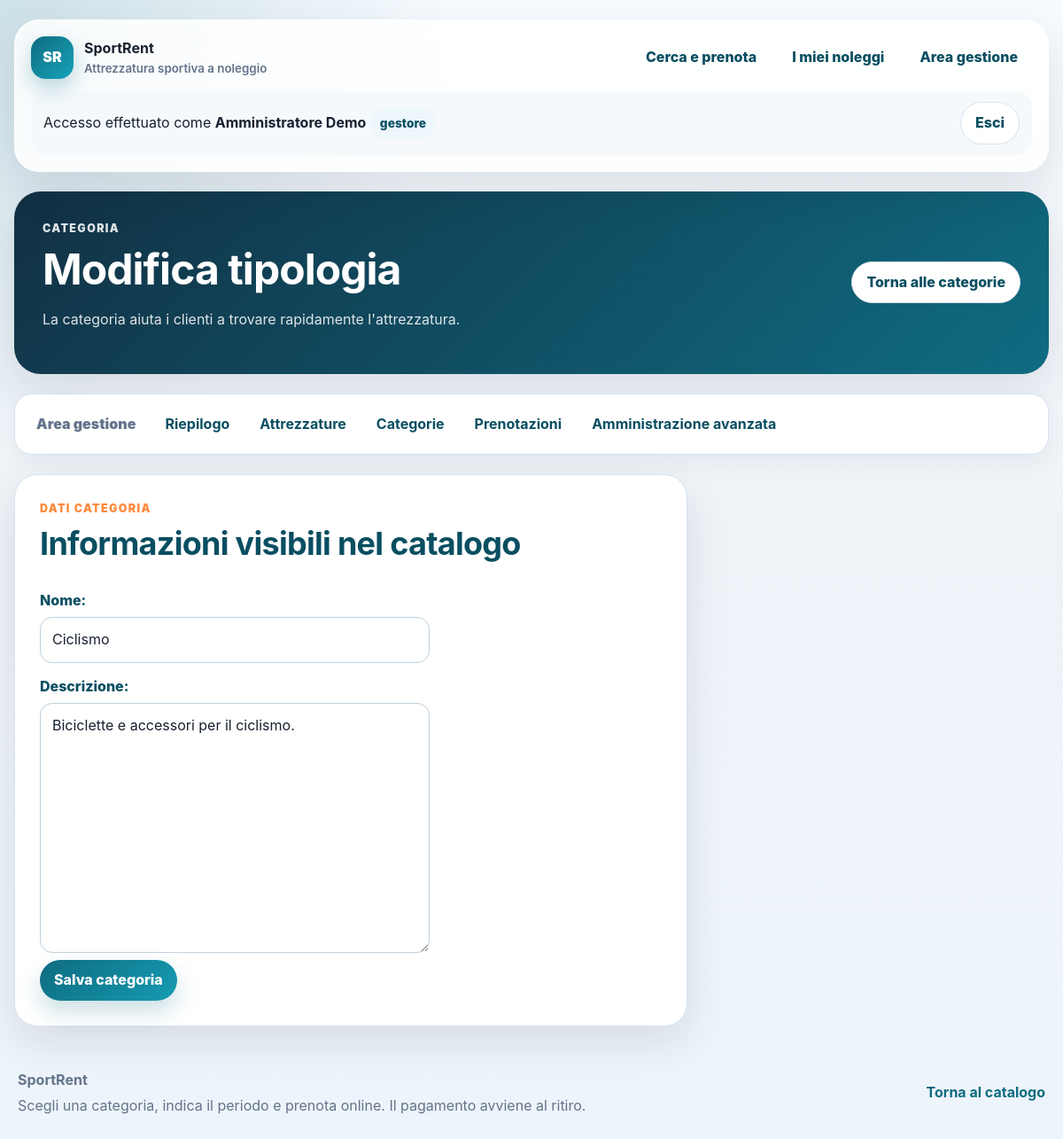
Screenshot of /gestione/tipologie/2/modifica/ (signed in) with the database file from the repository.
### rentals/models.py (models this page shows, shortened)
class EquipmentCategory(models.Model):
    name = models.CharField("nome", max_length=100, unique=True)
    description = models.TextField("descrizione", blank=True)
    class Meta:
        verbose_name = "categoria"
        verbose_name_plural = "categorie"
        ordering = ["name"]

### rentals/views.py (the view)
@gestore_richiesto
def modifica_categoria_gestore(request, pk):
    category = get_object_or_404(EquipmentCategory, pk=pk)
    if request.method == "POST":
        form = ModuloCategoriaAttrezzatura(request.POST, instance=category)
        if form.is_valid():
            form.save()
            messages.success(request, "Tipologia aggiornata.")
            return redirect("manager_category_update", pk=category.pk)
    else:
        form = ModuloCategoriaAttrezzatura(instance=category)
    return render(
        request,
        "rentals/manager/category_form.html",
        {"form": form, "page_title": "Modifica tipologia"},
    )

### rentals/forms.py
class ModuloCategoriaAttrezzatura(forms.ModelForm):
    class Meta:
        model = EquipmentCategory
        fields = ["name", "description"]

### rentals/permissions.py (called while the page is built)
def utente_e_gestore(user):
    return (
        user.is_authenticated
        and (
            user.is_superuser
            or user.is_staff
            or user.groups.filter(name=NOME_GRUPPO_GESTORI).exists()
        )
    )

### templates/rentals/manager/category_form.html (shortened to what this page needs)
{% extends "base.html" %}
{% block content %}
<section class="page-hero page-hero--manager" aria-labelledby="category-form-title">
    <div>
        <p class="eyebrow">Categoria</p>
        <h1 id="category-form-title">{{ page_title }}</h1>
        <p>La categoria aiuta i clienti a trovare rapidamente l'attrezzatura.</p>
    </div>
    <a class="button button--light" href="{% url 'manager_category_list' %}">Torna alle categorie</a>
</section>
{% include "rentals/manager/_navigation.html" %}
<form class="form-layout form-layout--single" method="post">
    <section class="form-card">
        <p class="eyebrow">Dati categoria</p>
        <h2>Informazioni visibili nel catalogo</h2>
        <div class="form-stack">
            <p>
                {{ form.name.label_tag }}
                {{ form.name }}
            </p>
            <p>
                {{ form.description.label_tag }}
                {{ form.description }}
            </p>
        </div>
        <button class="button" type="submit">Salva categoria</button>
    </section>
</form>
{% endblock %}

### templates/base.html (shortened to what this page needs)
{% load static %}
<!doctype html>
<html lang="it">
<head>
    <link rel="stylesheet" href="{% static 'rentals/css/site.css' %}">
</head>
<body>
    <header class="site-header">
        <div class="site-header__inner">
            <a class="brand" href="{% url 'equipment_list' %}">
                <span class="brand__mark">SR</span>
                <span><strong>SportRent</strong><small>Attrezzatura sportiva a noleggio</small></span>
            </a>
            <nav class="site-nav" aria-label="Navigazione principale">
                <a href="{% url 'equipment_list' %}">Cerca e prenota</a>
                {% if user.is_authenticated %}
                    <a href="{% url 'reservation_history' %}">I miei noleggi</a>
                    {% if user.is_staff or user.is_superuser %}
                        <a href="{% url 'manager_dashboard' %}">Area gestione</a>
                    {% endif %}
                {% else %}
                    <a href="{% url 'login' %}">Accedi</a>
                    <a class="nav-cta" href="{% url 'register' %}">Crea account</a>
                {% endif %}
            </nav>
        </div>
        {% if user.is_authenticated %}
            <div class="user-strip">
                <p>
                    Accesso effettuato come
                    <strong>{{ user.get_full_name|default:user.username }}</strong>
                    {% if user.is_staff or user.is_superuser %}<span class="badge">gestore</span>{% else %}<span class="badge">cliente</span>{% endif %}
                </p>
                <form method="post" action="{% url 'logout' %}">
                    <button class="button button--ghost" type="submit">Esci</button>
                </form>
            </div>
        {% endif %}
    </header>
    <main class="site-main">{% block content %}{% endblock %}</main>
    <footer class="site-footer">
        <div>
            <strong>SportRent</strong>
            <p>Scegli una categoria, indica il periodo e prenota online. Il pagamento avviene al ritiro.</p>
        </div>
        <a href="{% url 'equipment_list' %}">Torna al catalogo</a>
    </footer>
</body>
</html>

### rentals/static/rentals/css/site.css (style rules this page uses)
:root { --bg:#eef3f8; --surface:#fff; --text:#17212f; --muted:#64748b; --primary:#0f6c81; --primary-dark:#084e61; --accent:#ff8a3d; --border:#d7e2ec; --success:#e8f7ed; --warning:#fff5dc; --shadow:0 18px 50px rgba(15,23,42,.10); --radius:22px; }
* { box-sizing:border-box; }
html { scroll-behavior:smooth; }
body { margin:0; background:radial-gradient(circle at top left,rgba(15,108,129,.18),transparent 32rem),linear-gradient(180deg,#f7fbff 0%,var(--bg) 45%,#edf4fb 100%); color:var(--text); font-family:Inter,"Segoe UI",Arial,sans-serif; line-height:1.6; }
a { color:var(--primary); font-weight:700; text-decoration:none; }
.site-header,.site-main,.site-footer,.messages { width:min(1180px,calc(100% - 32px)); margin-inline:auto; }
.site-header { margin-top:22px; padding:18px; border:1px solid rgba(255,255,255,.75); border-radius:28px; background:rgba(255,255,255,.85); box-shadow:var(--shadow); backdrop-filter:blur(16px); position:sticky; top:12px; z-index:20; }
.site-header__inner,.site-footer,.user-strip,.section-heading--row { display:flex; align-items:center; justify-content:space-between; gap:18px; }
.brand { display:flex; align-items:center; gap:12px; color:var(--text); }
.brand__mark { width:48px; height:48px; display:grid; place-items:center; border-radius:16px; color:#fff; font-weight:900; background:linear-gradient(135deg,var(--primary),#16a3b8); box-shadow:0 10px 24px rgba(15,108,129,.28); }
.brand small { display:block; color:var(--muted); font-weight:600; }
.site-nav { display:flex; align-items:center; flex-wrap:wrap; gap:8px; }
.site-nav a,.button,button,input[type=submit] { border:0; border-radius:999px; padding:10px 16px; background:transparent; color:var(--primary-dark); font:inherit; font-weight:800; cursor:pointer; }
.site-nav .nav-cta,.button,button,input[type=submit] { color:#fff; background:linear-gradient(135deg,var(--primary),#159bb1); box-shadow:0 12px 26px rgba(15,108,129,.22); }
.button--light,.button--ghost { background:#fff; color:var(--primary-dark); border:1px solid var(--border); box-shadow:none; }
.user-strip { margin-top:14px; padding:12px 14px; border-radius:18px; background:#f5f9fc; }
.user-strip p { margin:0; }
.site-main { margin-top:22px; }
.site-footer { margin-top:28px; margin-bottom:32px; padding:20px 4px; color:var(--muted); }
.site-footer p { margin:4px 0 0; }
.eyebrow { margin:0 0 8px; color:var(--accent); text-transform:uppercase; letter-spacing:.11em; font-size:.78rem; font-weight:900; }
h1,h2,h3 { color:var(--primary-dark); line-height:1.18; letter-spacing:-.02em; }
h1 { font-size:clamp(2rem,4vw,3.2rem); }
h2 { margin-top:0; font-size:clamp(1.6rem,3vw,2.25rem); }
label { display:block; margin-bottom:6px; color:var(--primary-dark); font-weight:850; }
input,select,textarea { width:min(100%,440px); padding:12px 13px; border:1px solid #bfd0dc; border-radius:14px; background:#fff; color:var(--text); font:inherit; transition:.18s; }
.result-count,.badge { display:inline-flex; align-items:center; gap:6px; padding:7px 11px; border-radius:999px; background:#eef7fb; color:var(--primary-dark); font-size:.86rem; font-weight:850; }
.page-hero { display:flex; align-items:center; justify-content:space-between; gap:24px; margin-bottom:22px; padding:32px; border-radius:30px; color:#fff; background:linear-gradient(135deg,rgba(8,78,97,.96),rgba(15,108,129,.86)); box-shadow:var(--shadow); }
.page-hero--manager { background:linear-gradient(135deg,#123044,#0f6c81); }
.page-hero h1 { margin:0; color:#fff; }
.page-hero p { max-width:760px; color:rgba(255,255,255,.86); }
.auth-intro, .auth-card, .form-card { padding:28px; border:1px solid var(--border); border-radius:26px; background:#fff; box-shadow:var(--shadow); }
.form-stack { display:grid; gap:14px; }
.form-stack p, .form-grid--two p { margin:0; }
.form-layout { display:grid; grid-template-columns:minmax(0,1fr) minmax(260px,360px); gap:22px; align-items:start; }
.form-layout--single { grid-template-columns:minmax(0,760px); }

### rows the page displays
EquipmentCategory: name "Ciclismo", description "Biciclette e accessori per il ciclismo."

### other values shown
{{ user.get_full_name|default:user.username }} "Amministratore Demo"
{{ page_title }} "Modifica tipologia"
